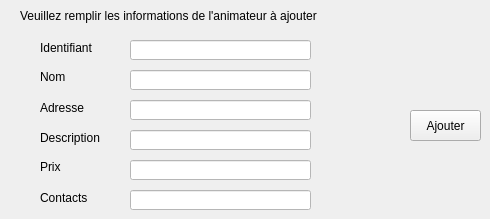
      <widget class="QWidget" name="addanim_org">
       <attribute name="title">
        <string>Ajout</string>
       </attribute>
       <widget class="QLabel" name="labeltitre_org">
        <property name="geometry">
         <rect>
          <x>20</x>
          <y>0</y>
          <width>431</width>
          <height>31</height>
         </rect>
        </property>
        <property name="styleSheet">
         <string notr="true">background:transparent;
</string>
        </property>
        <property name="text">
         <string>Veuillez remplir les informations de l'animateur à ajouter</string>
        </property>
       </widget>
       <widget class="QLabel" name="label_7_org">
        <property name="geometry">
         <rect>
          <x>40</x>
          <y>40</y>
          <width>81</width>
          <height>16</height>
         </rect>
        </property>
        <property name="text">
         <string>Identifiant</string>
        </property>
       </widget>
       <widget class="QLabel" name="label_8_org">
        <property name="geometry">
         <rect>
          <x>40</x>
          <y>70</y>
          <width>47</width>
          <height>14</height>
         </rect>
        </property>
        <property name="text">
         <string>Nom</string>
        </property>
       </widget>
       <widget class="QLabel" name="label_9_org">
        <property name="geometry">
         <rect>
          <x>40</x>
          <y>100</y>
          <width>61</width>
          <height>16</height>
         </rect>
        </property>
        <property name="text">
         <string>Adresse</string>
        </property>
       </widget>
       <widget class="QLabel" name="label_10_org">
        <property name="geometry">
         <rect>
          <x>40</x>
          <y>130</y>
          <width>91</width>
          <height>16</height>
         </rect>
        </property>
        <property name="text">
         <string>Description</string>
        </property>
       </widget>
       <widget class="QLabel" name="label_11_org">
        <property name="geometry">
         <rect>
          <x>40</x>
          <y>160</y>
          <width>47</width>
          <height>14</height>
         </rect>
        </property>
        <property name="text">
         <string>Prix</string>
        </property>
       </widget>
       <widget class="QLabel" name="label_12_org">
        <property name="geometry">
         <rect>
          <x>40</x>
          <y>190</y>
          <width>71</width>
          <height>16</height>
         </rect>
        </property>
        <property name="text">
         <string>Contacts</string>
        </property>
       </widget>
       <widget class="QLineEdit" name="lineEdit_id_org">
        <property name="geometry">
         <rect>
          <x>130</x>
          <y>40</y>
          <width>181</width>
          <height>20</height>
         </rect>
        </property>
        <property name="styleSheet">
         <string notr="true">background:white;
</string>
        </property>
        <property name="maxLength">
         <number>4</number>
        </property>
       </widget>
       <widget class="QLineEdit" name="lineEdit_nom_org">
        <property name="geometry">
         <rect>
          <x>130</x>
          <y>70</y>
          <width>181</width>
          <height>20</height>
         </rect>
        </property>
        <property name="styleSheet">
         <string notr="true">background:white;
</string>
        </property>
       </widget>
       <widget class="QLineEdit" name="lineEdit_adresse_org">
        <property name="geometry">
         <rect>
          <x>130</x>
          <y>100</y>
          <width>181</width>
          <height>20</height>
         </rect>
        </property>
        <property name="styleSheet">
         <string notr="true">background:white;
</string>
        </property>
       </widget>
       <widget class="QLineEdit" name="lineEdit_description_org">
        <property name="geometry">
         <rect>
          <x>130</x>
          <y>130</y>
          <width>181</width>
          <height>20</height>
         </rect>
        </property>
        <property name="styleSheet">
         <string notr="true">background:white;
</string>
        </property>
       </widget>
       <widget class="QLineEdit" name="lineEdit_prix_org">
        <property name="geometry">
         <rect>
          <x>130</x>
          <y>160</y>
          <width>181</width>
          <height>20</height>
         </rect>
        </property>
        <property name="styleSheet">
         <string notr="true">background:white;
</string>
        </property>
       </widget>
       <widget class="QLineEdit" name="lineEdit_contacts_org">
        <property name="geometry">
         <rect>
          <x>130</x>
          <y>190</y>
          <width>181</width>
          <height>20</height>
         </rect>
        </property>
        <property name="styleSheet">
         <string notr="true">background:white;
</string>
        </property>
       </widget>
       <widget class="QPushButton" name="buttonajouter_org">
        <property name="geometry">
         <rect>
          <x>410</x>
          <y>110</y>
          <width>71</width>
          <height>31</height>
         </rect>
        </property>
        <property name="styleSheet">
         <string notr="true">background:transparent;
font: italic 12pt &quot;Century Gothic&quot;;
color: qconicalgradient(cx:0.5, cy:0.5, angle:0, stop:0 rgba(35, 40, 3, 255), stop:0.16 rgba(136, 106, 22, 255), stop:0.225 rgba(166, 140, 41, 255), stop:0.285 rgba(204, 181, 74, 255), stop:0.345 rgba(235, 219, 102, 255), stop:0.415 rgba(245, 236, 112, 255), stop:0.52 rgba(209, 190, 76, 255), stop:0.57 rgba(187, 156, 51, 255), stop:0.635 rgba(168, 142, 42, 255), stop:0.695 rgba(202, 174, 68, 255), stop:0.75 rgba(218, 202, 86, 255), stop:0.815 rgba(208, 187, 73, 255), stop:0.88 rgba(187, 156, 51, 255), stop:0.935 rgba(137, 108, 26, 255), stop:1 rgba(35, 40, 3, 255));
border-bottom:2px solid#717072;
border-color: qconicalgradient(cx:0.5, cy:0.5, angle:0, stop:0 rgba(35, 40, 3, 255), stop:0.16 rgba(136, 106, 22, 255), stop:0.225 rgba(166, 140, 41, 255), stop:0.285 rgba(204, 181, 74, 255), stop:0.345 rgba(235, 219, 102, 255), stop:0.415 rgba(245, 236, 112, 255), stop:0.52 rgba(209, 190, 76, 255), stop:0.57 rgba(187, 156, 51, 255), stop:0.635 rgba(168, 142, 42, 255), stop:0.695 rgba(202, 174, 68, 255), stop:0.75 rgba(218, 202, 86, 255), stop:0.815 rgba(208, 187, 73, 255), stop:0.88 rgba(187, 156, 51, 255), stop:0.935 rgba(137, 108, 26, 255), stop:1 rgba(35, 40, 3, 255));
background-color: rgb(255, 212, 250);

border-radius:15px;}
QPushButton:hover{
	
	background-color: rgb(234, 78, 117);
</string>
        </property>
        <property name="text">
         <string>Ajouter</string>
        </property>
       </widget>
      </widget>
